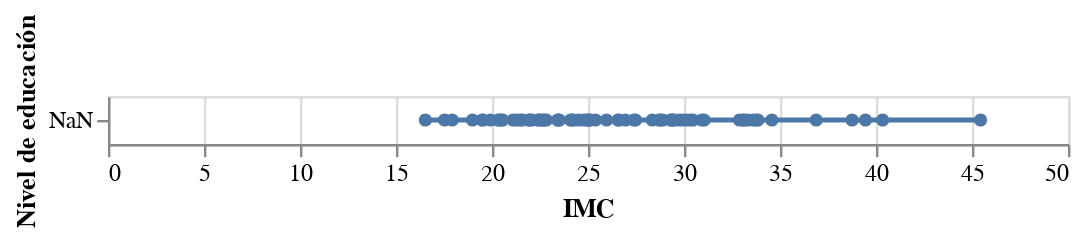

Notebook code for this chart:
### Code cell
line = alt.Chart(df).mark_line().encode(
    alt.X('IMC', axis=alt.Axis(title='IMC')),
    alt.Y('average(Nivel de educación)', axis=alt.Axis(title='Nivel de educación'))
)

point = alt.Chart(df).mark_circle().encode(
    alt.X('IMC'),
    alt.Y('average(Nivel de educación)')
)

line + point

### Figure 1 — Vega-Lite specification as saved in the notebook (floating-point values rounded to 4 significant figures)
{"config": {"view": {"continuousWidth": 400, "continuousHeight": 300}}, "layer": [{"mark": "line", "encoding": {"x": {"axis": {"title": "IMC"}, "field": "IMC", "type": "quantitative"}, "y": {"aggregate": "average", "axis": {"title": "Nivel de educación"}, "field": "Nivel de educación", "type": "nominal"}}}, {"mark": "circle", "encoding": {"x": {"field": "IMC", "type": "quantitative"}, "y": {"aggregate": "average", "field": "Nivel de educación", "type": "nominal"}}}], "data": {"name": "data-46820e05a3d8bb31cb736cdd1aed4c84"}, "$schema": "https://vega.github.io/schema/vega-lite/v4.17.0.json", "datasets": {"data-46820e05a3d8bb31cb736cdd1aed4c84": [{"Edad": "Entre 50 y 59 años", "Altura": 1.5, "Peso": 65.0, "BECK ": 3, "STAI.ANSIEDAD": 26, "BULLIT": 52, "IMC": 28.89, "Nivel de educación": "Posgrados"}, {"Edad": "Entre 20 y 29 años", "Altura": 1.65, "Peso": 61.0, "BECK ": 0, "STAI.ANSIEDAD": 26, "BULLIT": 49, "IMC": 22.41, "Nivel de educación": "Universitario y terciario completo"}, {"Edad": "Entre 40 y 49 años", "Altura": 1.52, "Peso": 105.0, "BECK ": 22, "STAI.ANSIEDAD": 29, "BULLIT": 68, "IMC": 45.45, "Nivel de educación": "Universitario incompleto o terciario incompleto"}, {"Edad": "Entre 20 y 29 años", "Altura": 1.6, "Peso": 54.0, "BECK ": 1, "STAI.ANSIEDAD": 26, "BULLIT": 42, "IMC": 21.09, "Nivel de educación": "Posgrados"}, {"Edad": "Entre 40 y 49 años", "Altura": 1.65, "Peso": 64.0, "BECK ": 5, "STAI.ANSIEDAD": 24, "BULLIT": 45, "IMC": 23.51, "Nivel de educación": "Posgrados"}, {"Edad": "Entre 50 y 59 años", "Altura": 1.51, "Peso": 67.0, "BECK ": 2, "STAI.ANSIEDAD": 20, "BULLIT": 51, "IMC": 29.38, "Nivel de educación": "Secundario incompleto"}, {"Edad": "Entre 50 y 59 años", "Altura": 1.74, "Peso": 94.0, "BECK ": 15, "STAI.ANSIEDAD": 25, "BULLIT": 96, "IMC": 31.05, "Nivel de educación": "Universitario y terciario completo"}, {"Edad": "Entre 40 y 49 años", "Altura": 1.54, "Peso": 82.0, "BECK ": 5, "STAI.ANSIEDAD": 26, "BULLIT": 52, "IMC": 34.58, "Nivel de educación": "Universitario incompleto o terciario incompleto"}, {"Edad": "Entre 30 y 39 años", "Altura": 1.6, "Peso": 51.0, "BECK ": 31, "STAI.ANSIEDAD": 34, "BULLIT": 69, "IMC": 19.92, "Nivel de educación": "Universitario incompleto o terciario incompleto"}, {"Edad": "Entre 30 y 39 años", "Altura": 1.6, "Peso": 69.0, "BECK ": 8, "STAI.ANSIEDAD": 31, "BULLIT": 81, "IMC": 26.95, "Nivel de educación": "Posgrados"}, {"Edad": "Entre 50 y 59 años", "Altura": 1.65, "Peso": 66.0, "BECK ": 16, "STAI.ANSIEDAD": 29, "BULLIT": 39, "IMC": 24.24, "Nivel de educación": "Posgrados"}, {"Edad": "Entre 30 y 39 años", "Altura": 1.64, "Peso": 89.0, "BECK ": 22, "STAI.ANSIEDAD": 29, "BULLIT": 91, "IMC": 33.09, "Nivel de educación": "Secundario completo"}, {"Edad": "Entre 50 y 59 años", "Altura": 1.74, "Peso": 59.0, "BECK ": 26, "STAI.ANSIEDAD": 30, "BULLIT": 45, "IMC": 19.49, "Nivel de educación": "Universitario incompleto o terciario incompleto"}, {"Edad": "Entre 40 y 49 años", "Altura": 1.65, "Peso": 80.0, "BECK ": 10, "STAI.ANSIEDAD": 21, "BULLIT": 59, "IMC": 29.38, "Nivel de educación": "Posgrados"}, {"Edad": "Entre 40 y 49 años", "Altura": 1.76, "Peso": 68.0, "BECK ": 0, "STAI.ANSIEDAD": 23, "BULLIT": 40, "IMC": 21.95, "Nivel de educación": "Posgrados"}, {"Edad": "Entre 40 y 49 años", "Altura": 1.7, "Peso": 72.0, "BECK ": 6, "STAI.ANSIEDAD": 25, "BULLIT": 57, "IMC": 24.91, "Nivel de educación": "Universitario y terciario completo"}, {"Edad": "Entre 40 y 49 años", "Altura": 1.6, "Peso": 65.0, "BECK ": 3, "STAI.ANSIEDAD": 27, "BULLIT": 67, "IMC": 25.39, "Nivel de educación": "Secundario completo"}, {"Edad": "Entre 20 y 29 años", "Altura": 1.59, "Peso": 57.0, "BECK ": 6, "STAI.ANSIEDAD": 21, "BULLIT": 58, "IMC": 22.55, "Nivel de educación": "Universitario y terciario completo"}, {"Edad": "Entre 20 y 29 años", "Altura": 1.54, "Peso": 78.0, "BECK ": 11, "STAI.ANSIEDAD": 24, "BULLIT": 57, "IMC": 32.89, "Nivel de educación": "Secundario completo"}, {"Edad": "Entre 30 y 39 años", "Altura": 1.6, "Peso": 68.0, "BECK ": 11, "STAI.ANSIEDAD": 27, "BULLIT": 81, "IMC": 26.56, "Nivel de educación": "Universitario incompleto o terciario incompleto"}, {"Edad": "Entre 20 y 29 años", "Altura": 1.56, "Peso": 70.0, "BECK ": 19, "STAI.ANSIEDAD": 25, "BULLIT": 61, "IMC": 28.76, "Nivel de educación": "Secundario completo"}, {"Edad": "Entre 20 y 29 años", "Altura": 1.63, "Peso": 64.0, "BECK ": 31, "STAI.ANSIEDAD": 28, "BULLIT": 102, "IMC": 24.09, "Nivel de educación": "Secundario completo"}, {"Edad": "Entre 20 y 29 años", "Altura": 1.64, "Peso": 58.0, "BECK ": 3, "STAI.ANSIEDAD": 25, "BULLIT": 44, "IMC": 21.56, "Nivel de educación": "Secundario completo"}, {"Edad": "Entre 40 y 49 años", "Altura": 1.6, "Peso": 86.0, "BECK ": 9, "STAI.ANSIEDAD": 20, "BULLIT": 68, "IMC": 33.59, "Nivel de educación": "Universitario y terciario completo"}, {"Edad": "Entre 40 y 49 años", "Altura": 1.58, "Peso": 57.0, "BECK ": 19, "STAI.ANSIEDAD": 26, "BULLIT": 42, "IMC": 22.83, "Nivel de educación": "Universitario incompleto o terciario incompleto"}, {"Edad": "Entre 50 y 59 años", "Altura": 1.66, "Peso": 56.0, "BECK ": 4, "STAI.ANSIEDAD": 20, "BULLIT": 38, "IMC": 20.32, "Nivel de educación": "Universitario y terciario completo"}, {"Edad": "Entre 30 y 39 años", "Altura": 1.61, "Peso": 65.0, "BECK ": 3, "STAI.ANSIEDAD": 25, "BULLIT": 56, "IMC": 25.08, "Nivel de educación": "Universitario incompleto o terciario incompleto"}, {"Edad": "Entre 50 y 59 años", "Altura": 1.61, "Peso": 71.0, "BECK ": 11, "STAI.ANSIEDAD": 23, "BULLIT": 52, "IMC": 27.39, "Nivel de educación": "Universitario incompleto o terciario incompleto"}, {"Edad": "Entre 50 y 59 años", "Altura": 1.6, "Peso": 75.0, "BECK ": 5, "STAI.ANSIEDAD": 26, "BULLIT": 59, "IMC": 29.3, "Nivel de educación": "Primario completo"}, {"Edad": "Entre 50 y 59 años", "Altura": 1.78, "Peso": 98.0, "BECK ": 33, "STAI.ANSIEDAD": 31, "BULLIT": 92, "IMC": 30.93, "Nivel de educación": "Secundario completo"}, {"Edad": "Entre 40 y 49 años", "Altura": 1.64, "Peso": 65.0, "BECK ": 0, "STAI.ANSIEDAD": 27, "BULLIT": 36, "IMC": 24.17, "Nivel de educación": "Secundario incompleto"}, {"Edad": "Entre 50 y 59 años", "Altura": 1.68, "Peso": 94.0, "BECK ": 10, "STAI.ANSIEDAD": 24, "BULLIT": 80, "IMC": 33.3, "Nivel de educación": "Universitario y terciario completo"}, {"Edad": "Entre 50 y 59 años", "Altura": 1.68, "Peso": 85.0, "BECK ": 24, "STAI.ANSIEDAD": 29, "BULLIT": 71, "IMC": 30.12, "Nivel de educación": "Primario completo"}, {"Edad": "Entre 50 y 59 años", "Altura": 1.69, "Peso": 82.0, "BECK ": 17, "STAI.ANSIEDAD": 29, "BULLIT": 33, "IMC": 28.71, "Nivel de educación": "Universitario y terciario completo"}, {"Edad": "Entre 20 y 29 años", "Altura": 1.6, "Peso": 50.0, "BECK ": 10, "STAI.ANSIEDAD": 25, "BULLIT": 52, "IMC": 19.53, "Nivel de educación": "Universitario y terciario completo"}, {"Edad": "Entre 40 y 49 años", "Altura": 1.55, "Peso": 53.0, "BECK ": 0, "STAI.ANSIEDAD": 19, "BULLIT": 40, "IMC": 22.06, "Nivel de educación": "Universitario y terciario completo"}, {"Edad": "Entre 50 y 59 años", "Altura": 1.78, "Peso": 125.0, "BECK ": 7, "STAI.ANSIEDAD": 23, "BULLIT": 84, "IMC": 39.45, "Nivel de educación": "Secundario completo"}, {"Edad": "Entre 50 y 59 años", "Altura": 1.62, "Peso": 78.5, "BECK ": 3, "STAI.ANSIEDAD": 21, "BULLIT": 47, "IMC": 29.91, "Nivel de educación": "Secundario completo"}, {"Edad": "Entre 50 y 59 años", "Altura": 1.57, "Peso": 64.0, "BECK ": 14, "STAI.ANSIEDAD": 20, "BULLIT": 38, "IMC": 25.96, "Nivel de educación": "Universitario y terciario completo"}, {"Edad": "Entre 30 y 39 años", "Altura": 1.53, "Peso": 69.0, "BECK ": 2, "STAI.ANSIEDAD": 23, "BULLIT": 51, "IMC": 29.48, "Nivel de educación": "Universitario y terciario completo"}, {"Edad": "Entre 40 y 49 años", "Altura": 1.71, "Peso": 98.7, "BECK ": 23, "STAI.ANSIEDAD": 32, "BULLIT": 128, "IMC": 33.75, "Nivel de educación": "Universitario y terciario completo"}, {"Edad": "Entre 20 y 29 años", "Altura": 1.59, "Peso": 48.0, "BECK ": 0, "STAI.ANSIEDAD": 20, "BULLIT": 42, "IMC": 18.99, "Nivel de educación": "Universitario incompleto o terciario incompleto"}, {"Edad": "Entre 20 y 29 años", "Altura": 1.63, "Peso": 54.5, "BECK ": 9, "STAI.ANSIEDAD": 29, "BULLIT": 37, "IMC": 20.51, "Nivel de educación": "Universitario incompleto o terciario incompleto"}, {"Edad": "Entre 20 y 29 años", "Altura": 1.69, "Peso": 76.0, "BECK ": 0, "STAI.ANSIEDAD": 21, "BULLIT": 39, "IMC": 26.61, "Nivel de educación": "Secundario completo"}, {"Edad": "Entre 20 y 29 años", "Altura": 1.6, "Peso": 65.0, "BECK ": 8, "STAI.ANSIEDAD": 24, "BULLIT": 48, "IMC": 25.39, "Nivel de educación": "Secundario completo"}, {"Edad": "Entre 30 y 39 años", "Altura": 1.63, "Peso": 88.0, "BECK ": 6, "STAI.ANSIEDAD": 25, "BULLIT": 51, "IMC": 33.12, "Nivel de educación": "Posgrados"}, {"Edad": "Entre 20 y 29 años", "Altura": 1.44, "Peso": 52.0, "BECK ": 0, "STAI.ANSIEDAD": 27, "BULLIT": 33, "IMC": 25.08, "Nivel de educación": "Universitario incompleto o terciario incompleto"}, {"Edad": "Entre 40 y 49 años", "Altura": 1.63, "Peso": 57.0, "BECK ": 0, "STAI.ANSIEDAD": 21, "BULLIT": 51, "IMC": 21.45, "Nivel de educación": "Universitario y terciario completo"}, {"Edad": "Entre 20 y 29 años", "Altura": 1.68, "Peso": 60.0, "BECK ": 1, "STAI.ANSIEDAD": 23, "BULLIT": 43, "IMC": 21.26, "Nivel de educación": "Universitario incompleto o terciario incompleto"}, {"Edad": "Entre 20 y 29 años", "Altura": 1.6, "Peso": 78.0, "BECK ": 6, "STAI.ANSIEDAD": 20, "BULLIT": 47, "IMC": 30.47, "Nivel de educación": "Universitario incompleto o terciario incompleto"}, {"Edad": "Entre 20 y 29 años", "Altura": 1.58, "Peso": 84.5, "BECK ": 20, "STAI.ANSIEDAD": 25, "BULLIT": 42, "IMC": 33.85, "Nivel de educación": "Secundario completo"}, {"Edad": "Entre 20 y 29 años", "Altura": 1.64, "Peso": 63.0, "BECK ": 16, "STAI.ANSIEDAD": 29, "BULLIT": 53, "IMC": 23.42, "Nivel de educación": "Universitario incompleto o terciario incompleto"}, {"Edad": "Entre 20 y 29 años", "Altura": 1.65, "Peso": 45.0, "BECK ": 8, "STAI.ANSIEDAD": 27, "BULLIT": 43, "IMC": 16.53, "Nivel de educación": "Universitario incompleto o terciario incompleto"}, {"Edad": "Entre 20 y 29 años", "Altura": 1.64, "Peso": 58.0, "BECK ": 14, "STAI.ANSIEDAD": 22, "BULLIT": 55, "IMC": 21.56, "Nivel de educación": "Universitario incompleto o terciario incompleto"}, {"Edad": "Entre 20 y 29 años", "Altura": 1.55, "Peso": 49.0, "BECK ": 3, "STAI.ANSIEDAD": 29, "BULLIT": 54, "IMC": 20.4, "Nivel de educación": "Universitario y terciario completo"}, {"Edad": "Entre 20 y 29 años", "Altura": 1.6, "Peso": 60.0, "BECK ": 1, "STAI.ANSIEDAD": 23, "BULLIT": 37, "IMC": 23.44, "Nivel de educación": "Universitario incompleto o terciario incompleto"}, {"Edad": "Entre 40 y 49 años", "Altura": 1.67, "Peso": 50.0, "BECK ": 6, "STAI.ANSIEDAD": 21, "BULLIT": 55, "IMC": 17.93, "Nivel de educación": "Universitario y terciario completo"}, {"Edad": "Entre 20 y 29 años", "Altura": 1.6, "Peso": 58.0, "BECK ": 7, "STAI.ANSIEDAD": 27, "BULLIT": 48, "IMC": 22.66, "Nivel de educación": "Universitario incompleto o terciario incompleto"}, {"Edad": "Entre 20 y 29 años", "Altura": 1.69, "Peso": 70.0, "BECK ": 8, "STAI.ANSIEDAD": 24, "BULLIT": 75, "IMC": 24.51, "Nivel de educación": "Universitario incompleto o terciario incompleto"}, {"Edad": "Entre 20 y 29 años", "Altura": 1.6, "Peso": 64.0, "BECK ": 8, "STAI.ANSIEDAD": 26, "BULLIT": 44, "IMC": 25.0, "Nivel de educación": "Secundario completo"}, {"Edad": "Entre 20 y 29 años", "Altura": 1.65, "Peso": 80.0, "BECK ": 7, "STAI.ANSIEDAD": 23, "BULLIT": 46, "IMC": 29.38, "Nivel de educación": "Secundario completo"}, {"Edad": "Entre 20 y 29 años", "Altura": 1.73, "Peso": 68.0, "BECK ": 19, "STAI.ANSIEDAD": 34, "BULLIT": 108, "IMC": 22.72, "Nivel de educación": "Universitario incompleto o terciario incompleto"}, {"Edad": "Entre 40 y 49 años", "Altura": 1.74, "Peso": 90.0, "BECK ": 4, "STAI.ANSIEDAD": 22, "BULLIT": 77, "IMC": 29.73, "Nivel de educación": "Universitario incompleto o terciario incompleto"}, {"Edad": "Entre 30 y 39 años", "Altura": 1.7, "Peso": 112.0, "BECK ": 42, "STAI.ANSIEDAD": 29, "BULLIT": 114, "IMC": 38.75, "Nivel de educación": "Universitario incompleto o terciario incompleto"}, {"Edad": "Entre 50 y 59 años", "Altura": 1.53, "Peso": 71.0, "BECK ": 10, "STAI.ANSIEDAD": 27, "BULLIT": 72, "IMC": 30.33, "Nivel de educación": "Universitario y terciario completo"}, {"Edad": "Entre 50 y 59 años", "Altura": 1.59, "Peso": 102.0, "BECK ": 11, "STAI.ANSIEDAD": 20, "BULLIT": 67, "IMC": 40.35, "Nivel de educación": "Universitario y terciario completo"}, {"Edad": "Entre 50 y 59 años", "Altura": 1.63, "Peso": 73.0, "BECK ": 29, "STAI.ANSIEDAD": 23, "BULLIT": 55, "IMC": 27.48, "Nivel de educación": "Universitario incompleto o terciario incompleto"}, {"Edad": "Entre 50 y 59 años", "Altura": 1.63, "Peso": 98.0, "BECK ": 18, "STAI.ANSIEDAD": 30, "BULLIT": 72, "IMC": 36.89, "Nivel de educación": "Secundario incompleto"}, {"Edad": "Entre 20 y 29 años", "Altura": 1.58, "Peso": 56.0, "BECK ": 26, "STAI.ANSIEDAD": 25, "BULLIT": 61, "IMC": 22.43, "Nivel de educación": "Universitario incompleto o terciario incompleto"}, {"Edad": "Entre 40 y 49 años", "Altura": 1.68, "Peso": 80.0, "BECK ": 4, "STAI.ANSIEDAD": 27, "BULLIT": 79, "IMC": 28.34, "Nivel de educación": "Universitario incompleto o terciario incompleto"}, {"Edad": "Entre 20 y 29 años", "Altura": 1.56, "Peso": 50.0, "BECK ": 11, "STAI.ANSIEDAD": 26, "BULLIT": 92, "IMC": 20.55, "Nivel de educación": "Secundario completo"}, {"Edad": "Entre 20 y 29 años", "Altura": 1.62, "Peso": 46.0, "BECK ": 2, "STAI.ANSIEDAD": 22, "BULLIT": 40, "IMC": 17.53, "Nivel de educación": "Universitario incompleto o terciario incompleto"}, {"Edad": "Entre 20 y 29 años", "Altura": 1.64, "Peso": 59.0, "BECK ": 5, "STAI.ANSIEDAD": 27, "BULLIT": 55, "IMC": 21.94, "Nivel de educación": "Universitario incompleto o terciario incompleto"}, {"Edad": "Entre 20 y 29 años", "Altura": 1.62, "Peso": 65.0, "BECK ": 11, "STAI.ANSIEDAD": 24, "BULLIT": 82, "IMC": 24.77, "Nivel de educación": "Universitario y terciario completo"}]}}
